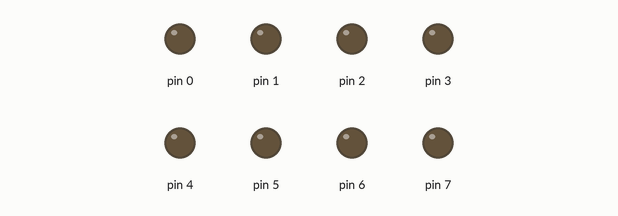
Simulated run of this sketch. Board: Arduino Uno, built with avr-gcc and run on an emulated ATmega328P. On the bench: output pins drawn as LEDs (lit = HIGH).

Above: at 0.12 s.
At 4.87 s:
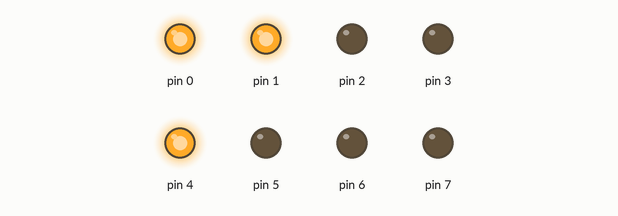
At 9.87 s:
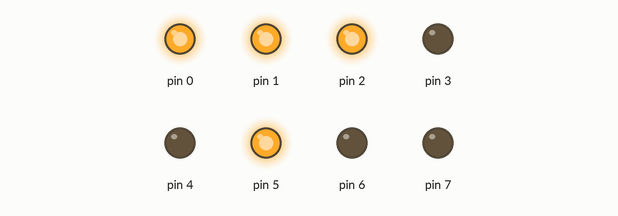
At 19.87 s:
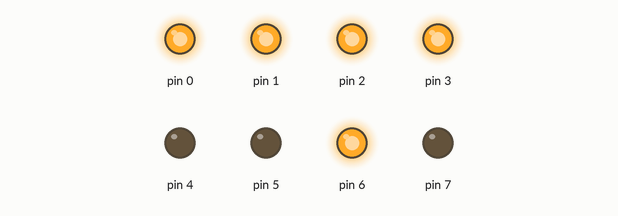
At 29.87 s:
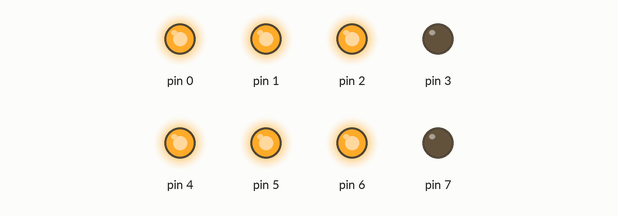
At 39.87 s:
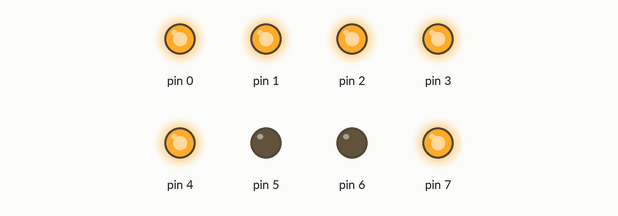
Timing chart, 0 to 40.0 s (numbered marks = the images above):
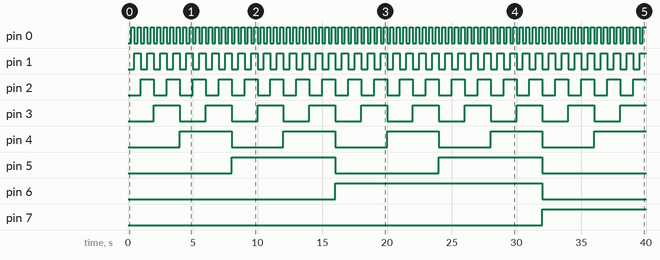

The sketch:

2h.ino
```cpp
/*h) Mostre uma contagem binária crescente (0-255) com passo de 250 ms.*/

#include <avr/io.h> // Biblioteca para acesso aos registradores de I/O
#include <util/delay.h> // Biblioteca para atrasos

int main(void) {
    DDRD = 0xFF; // Define todos os pinos do PORTD como saída

    while (1) { // Loop infinito
        for (uint8_t i = 0; i < 255; i++) { // Loop para a contagem binária de 0 a 255
            PORTD = i; // Define o valor binário nos LEDs conectados ao PORTD
            _delay_ms(250); // Espera 250 milissegundos
        }
    }

    return 0; // Nunca alcançado
}
```

Measured:
- by itself, pin 0: alternates HIGH for 0.25 s and LOW for 0.25 s
- by itself, pin 1: alternates HIGH for 0.50 s and LOW for 0.50 s
- by itself, pin 2: alternates HIGH for 1.0 s and LOW for 1.0 s
- by itself, pin 3: alternates HIGH for 2.0 s and LOW for 2.0 s
- by itself, pin 4: alternates HIGH for 4.0 s and LOW for 4.0 s
- by itself, pin 5: alternates HIGH for 8.0 s and LOW for 8.0 s
- by itself, pin 6: LOW → HIGH at 16.0 s, → LOW 16.0 s later
- by itself, pin 7: LOW → HIGH at 32.0 s
